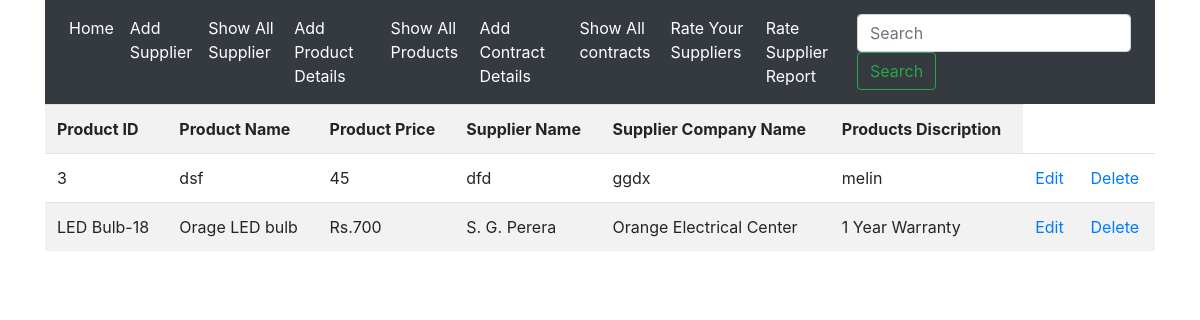
/shows, run on the app's committed database.
### myapps/models.py (models this page shows)
class Product(models.Model):
    pid = models.CharField(max_length=30)
    prname = models.CharField(max_length=100)
    price = models.CharField(max_length=30)
    suname = models.CharField(max_length=30)
    scname = models.CharField(max_length=30)
    dis = models.CharField(max_length=30)

### myapps/views.py (the view)
# urls.py: path('shows', views.shows),
def shows(request):
    product = Product.objects.all
    return render(request, 'shows.html', {'product': product})

### myapps/templates/shows.html
{% extends 'base.html' %}
{% block content %}
<table class="table table-striped">
    <tr>
    <th>Product ID</th>
    <th>Product Name</th>
    <th>Product Price</th>
    <th>Supplier Name</th>
    <th>Supplier Company Name</th>
    <th>Products Discription</th>
    </tr>
    {% for i in product %}
    <tr>
        <td>{{ i.pid }}</td>
        <td>{{ i.prname }}</td>
        <td>{{ i.price }}</td>
        <td>{{ i.suname }}</td>
        <td>{{ i.scname }}</td>
        <td>{{ i.dis }}</td>
        <td>
            <a href="edits/{{ i.id }}">Edit</a>
        </td>
        <td>
            <a href="deletes/{{ i.id }}">Delete</a>
        </td>
    </tr>
    {% endfor %}
</table>
{% endblock %}

### data on the page
Product: pid "3", prname "dsf", price "45", suname "dfd", scname "ggdx", dis "melin"
Product: pid "LED Bulb-18", prname "Orage LED bulb", price "Rs.700", suname "S. G. Perera", scname "Orange Electrical Center", dis "1 Year Warranty"
